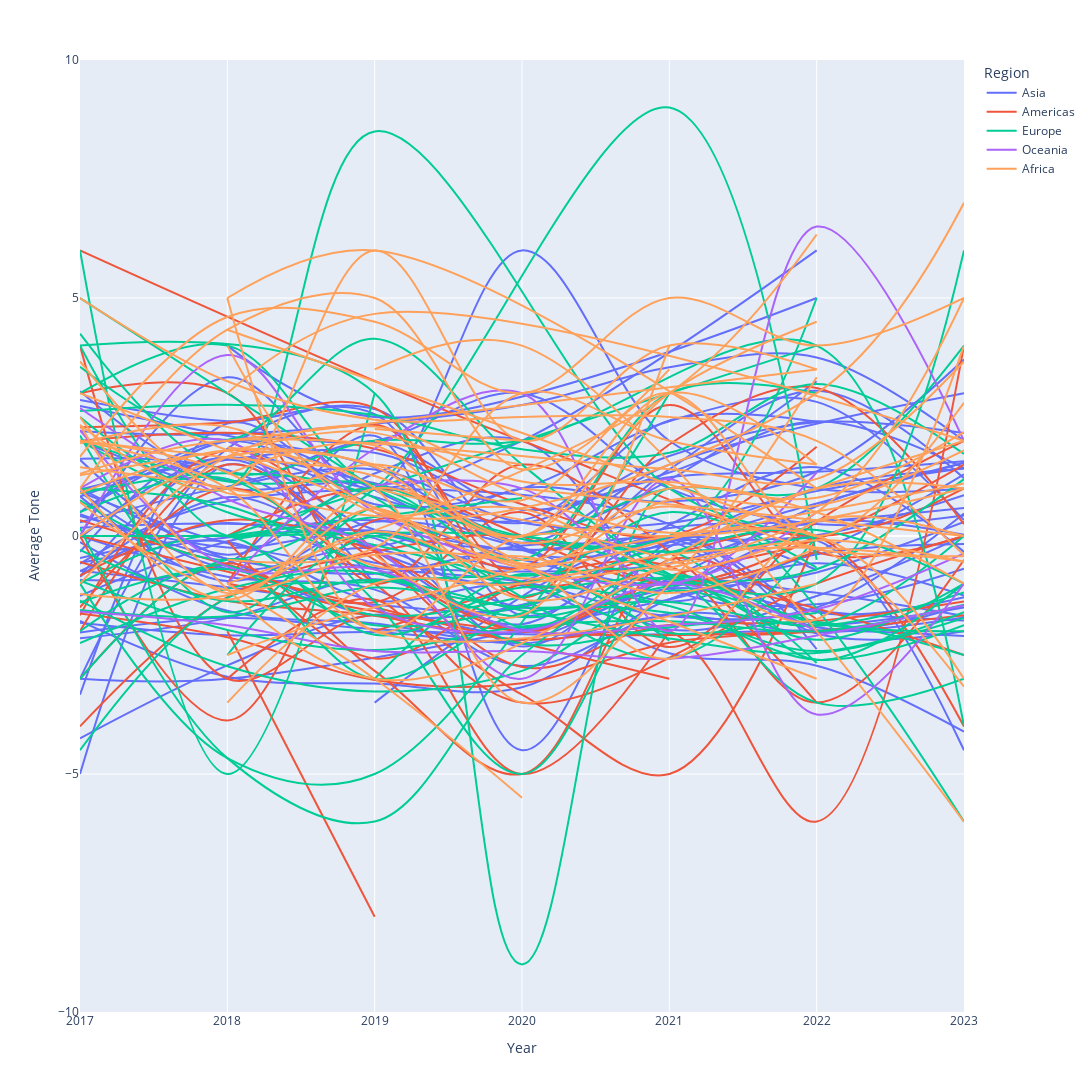

Notebook code for this chart:
### Code cell
fig = px.line(country_df, x="Year", y="Average Tone", color="Region", line_group="Country", hover_name="Country",
        line_shape="spline", render_mode="svg")

fig.update_layout(
    autosize=False,
    width=1200,
    height=1200,)
fig.show()
